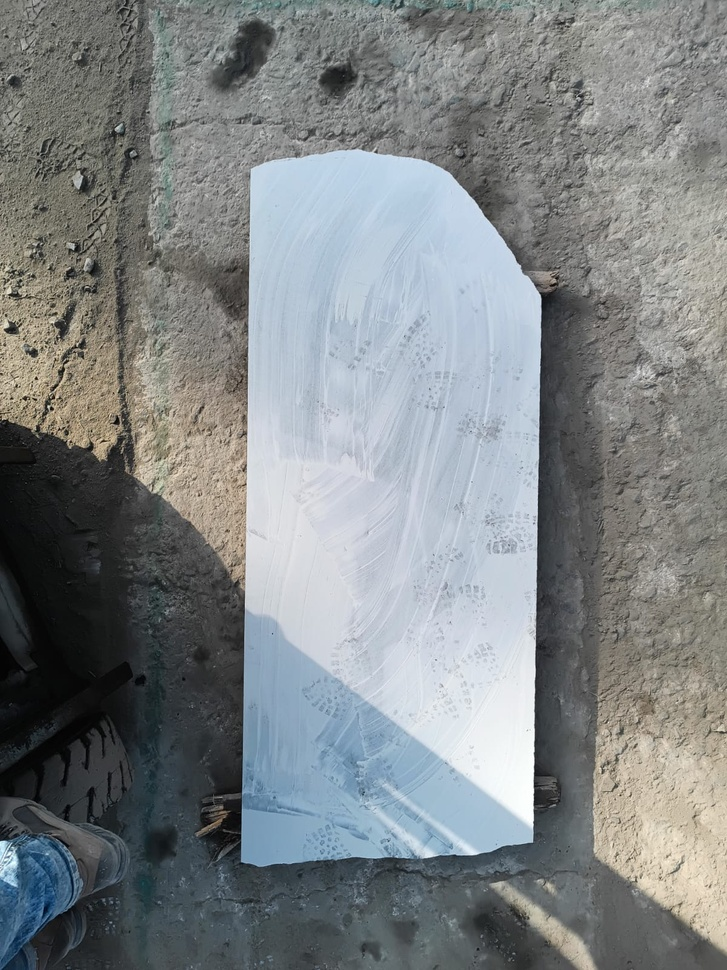
#> input picture ston34.jpg, 727 x 970 px, shrunk from 1200 x 1600 before the run
$ python -i contour_utils.py   (imports and definitions only)
#> lines starting #> are read from the running program, lines starting #| are printed output that depends on the picture; after the words box and inside, x2 and y2 are one past the last pixel; in counts of white or black regions, pixels touching at a corner belong together
#> further down, picture is the input picture: shape (970, 727, 3); mean B, G, R 133.6, 132.1, 127.3
import cv2
import numpy as np
from typing import List, Tuple, Optional

class ContourDetector:
    def __init__(self):
        self.min_contour_area = 1000  # Minimum area to consider a contour
        self.approximation_epsilon = 0.02  # Approximation accuracy for contour simplification

    def detect_slab_contour(self, image: np.ndarray) -> Optional[np.ndarray]:
        """
        Detect the main slab contour in the image.

        Args:
            image: Input image in BGR format

        Returns:
            Contour points as numpy array if found, None otherwise
        """
        # Convert to grayscale
        gray = cv2.cvtColor(image, cv2.COLOR_BGR2GRAY)
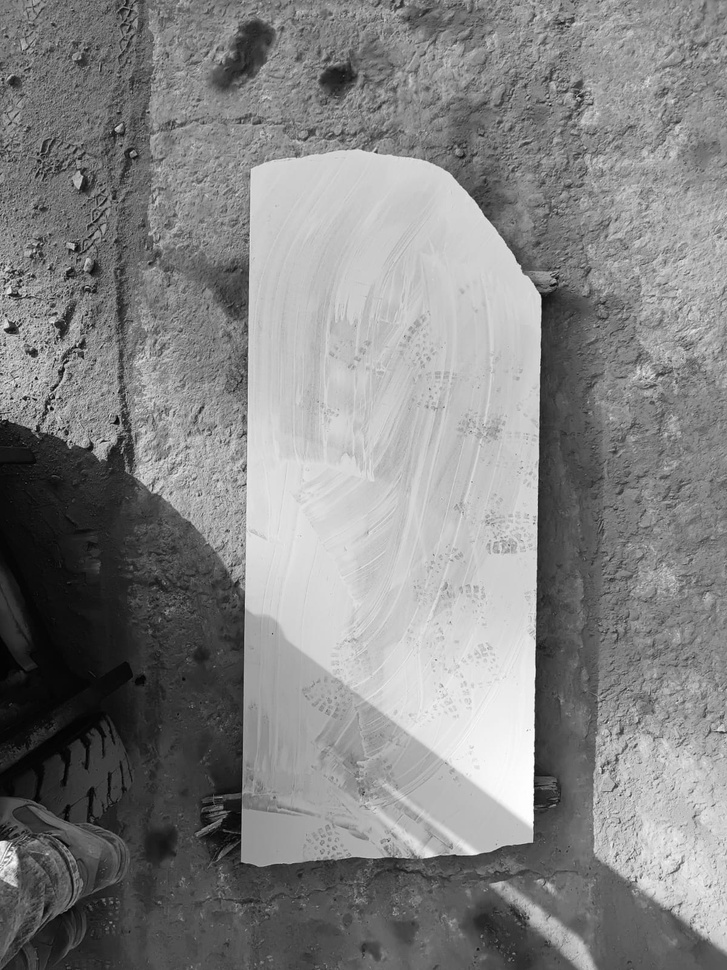
#> gray: shape (970, 727); min 0, max 255, mean 130.8

        # Apply Gaussian blur to reduce noise
        blurred = cv2.GaussianBlur(gray, (5, 5), 0)

        # Apply adaptive thresholding
        thresh = cv2.adaptiveThreshold(
            blurred, 255, cv2.ADAPTIVE_THRESH_GAUSSIAN_C,
            cv2.THRESH_BINARY_INV, 11, 2
        )
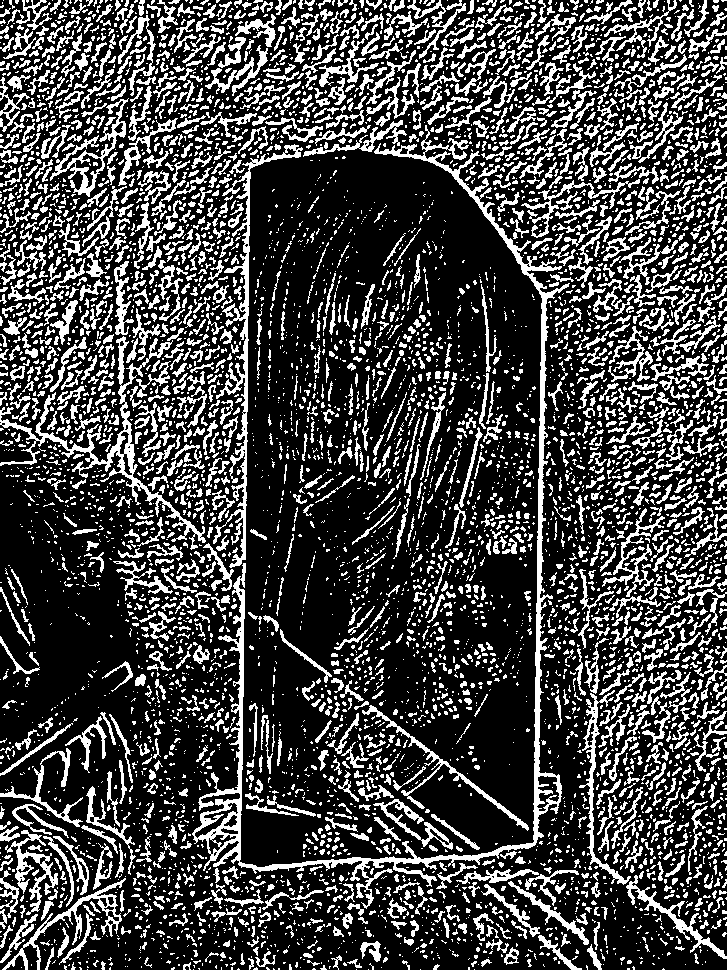
#> thresh: shape (970, 727); 26.7% white; 6347 white regions (4416 under 20 px)

        # Find contours
        contours, _ = cv2.findContours(
            thresh, cv2.RETR_EXTERNAL, cv2.CHAIN_APPROX_SIMPLE
        )
#> contours = 6344 contours, 5117 with area under 20; largest, box (x1, y1, x2, y2) and area: (192, 125, 570, 909) 9905, (0, 336, 206, 550) 2942, (213, 144, 303, 568) 2494, (50, 98, 129, 197) 1452, (2, 878, 126, 970) 1174

        if not contours:
            return None

        # Find the largest contour
        largest_contour = max(contours, key=cv2.contourArea)
#> largest_contour = contour of 2342 points, box (x1, y1, x2, y2) (192, 125, 570, 909), area 9905

        # Filter by minimum area
        if cv2.contourArea(largest_contour) < self.min_contour_area:
            return None

        # Approximate the contour to reduce points
        epsilon = self.approximation_epsilon * cv2.arcLength(largest_contour, True)
#> epsilon = 107.9
        approx_contour = cv2.approxPolyDP(largest_contour, epsilon, True)
#> approx_contour = [[426, 125], [534, 841], [240, 862], [245, 563], [192, 833], [366, 908], [561, 796], [569, 283]]

        return approx_contour

    # [101 lines left out: functions draw_contour, find_nearest_point, add_point_to_contour, remove_point_from_contour, move_point_in_contour, not called in this run]

>>> import cv2
>>> picture = cv2.imread('ston34.jpg')
>>> result = ContourDetector().detect_slab_contour(picture)
#> result has the same summary as approx_contour in detect_slab_contour

$ run again, on stone1.jpg
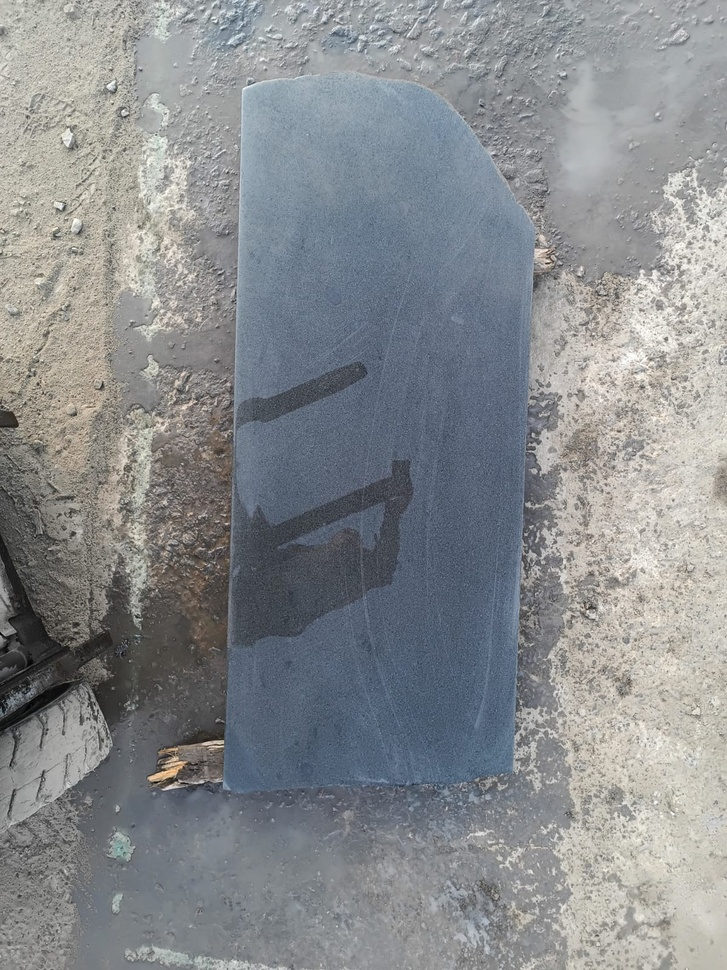
#> input picture stone1.jpg, 727 x 970 px, shrunk from 1200 x 1600 before the run
#> picture is the input picture: shape (970, 727, 3); mean B, G, R 142.1, 139.6, 136.5
#> in detect_slab_contour, `gray = cv2.cvtColor(image, cv2.COLOR_BGR2GRAY)`:
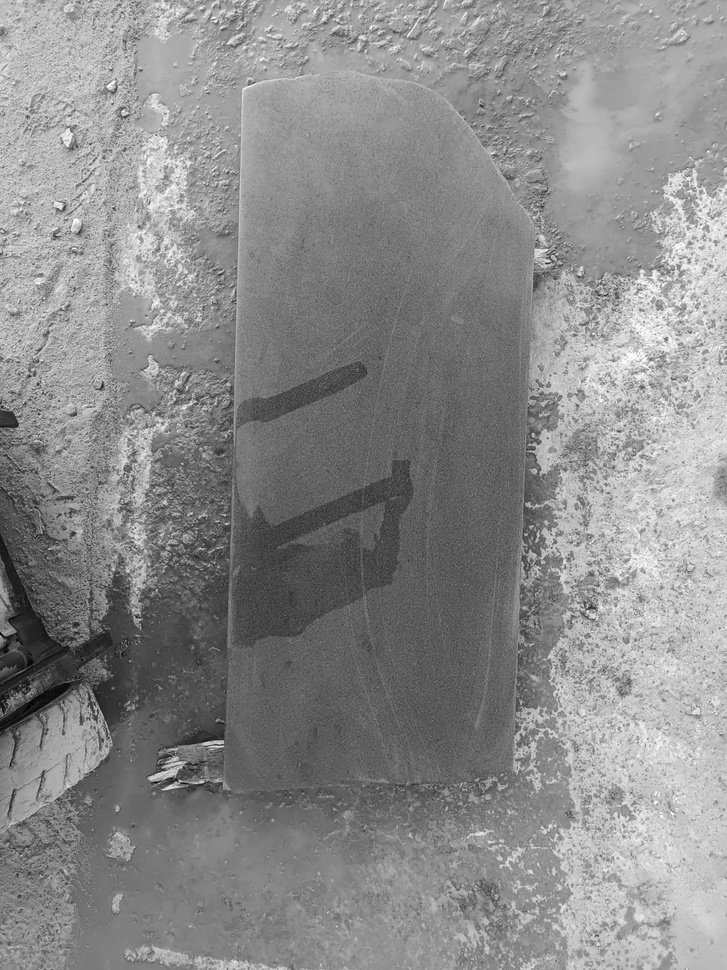
#> gray: shape (970, 727); min 0, max 255, mean 139
#> in detect_slab_contour, `thresh = cv2.adaptiveThreshold( blurred, 255, cv2.ADAPTIVE_THRESH_GAUS..`:
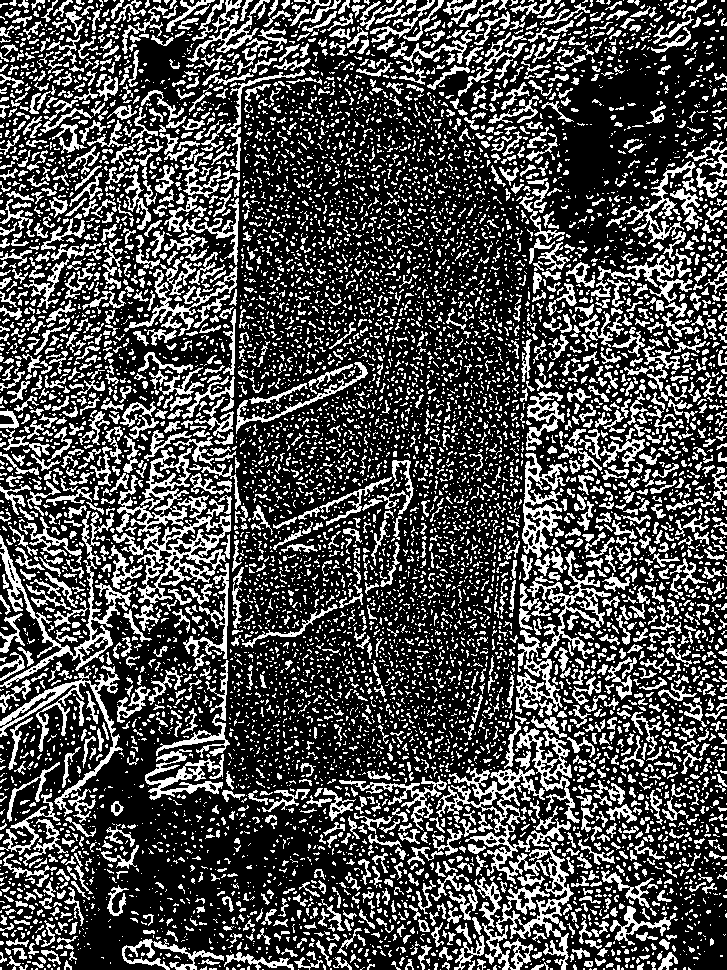
#> thresh: shape (970, 727); 30.1% white in thin lines or dots
#> contours = 8920 contours, 7743 with area under 20; largest, box (x1, y1, x2, y2) and area: (112, 446, 231, 604) 6371, (436, 767, 571, 884) 3138, (0, 535, 132, 688) 2297, (496, 848, 574, 970) 2098, (0, 665, 123, 817) 1972
#> largest_contour = contour of 1289 points, box (x1, y1, x2, y2) (112, 446, 231, 604), area 6371
#> epsilon = 49.19
#> approx_contour = [[192, 446], [120, 491], [139, 602], [225, 561], [208, 495], [146, 528]]
#> result has the same summary as approx_contour in detect_slab_contour

$ run again, on stone2.jpg
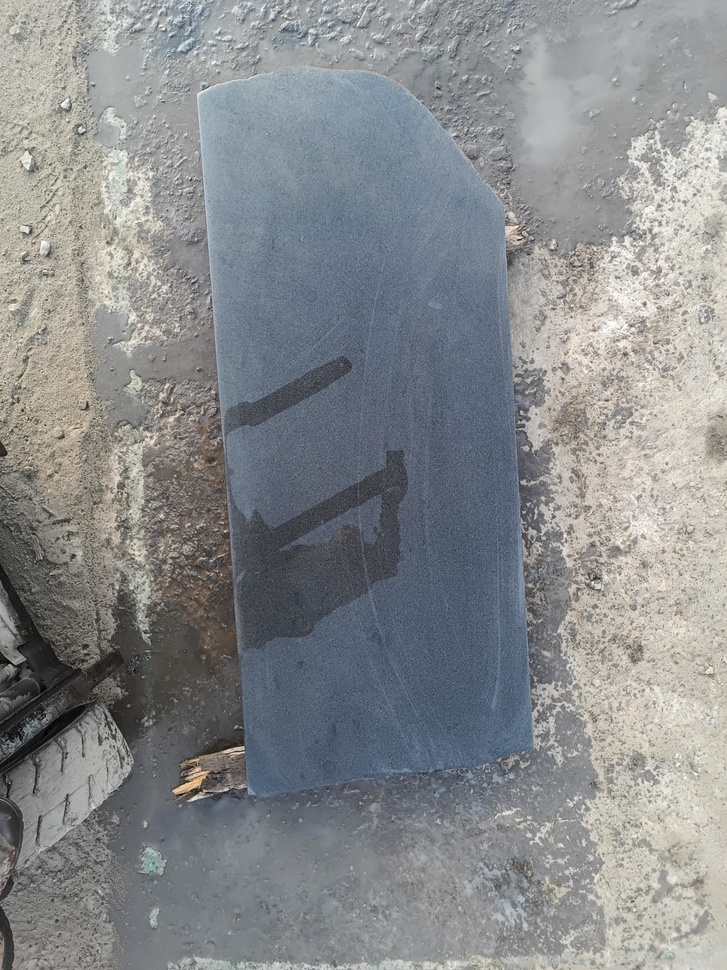
#> input picture stone2.jpg, 727 x 970 px, shrunk from 1200 x 1600 before the run
#> picture is the input picture: shape (970, 727, 3); mean B, G, R 140.4, 138.6, 136.2
#> in detect_slab_contour, `gray = cv2.cvtColor(image, cv2.COLOR_BGR2GRAY)`:
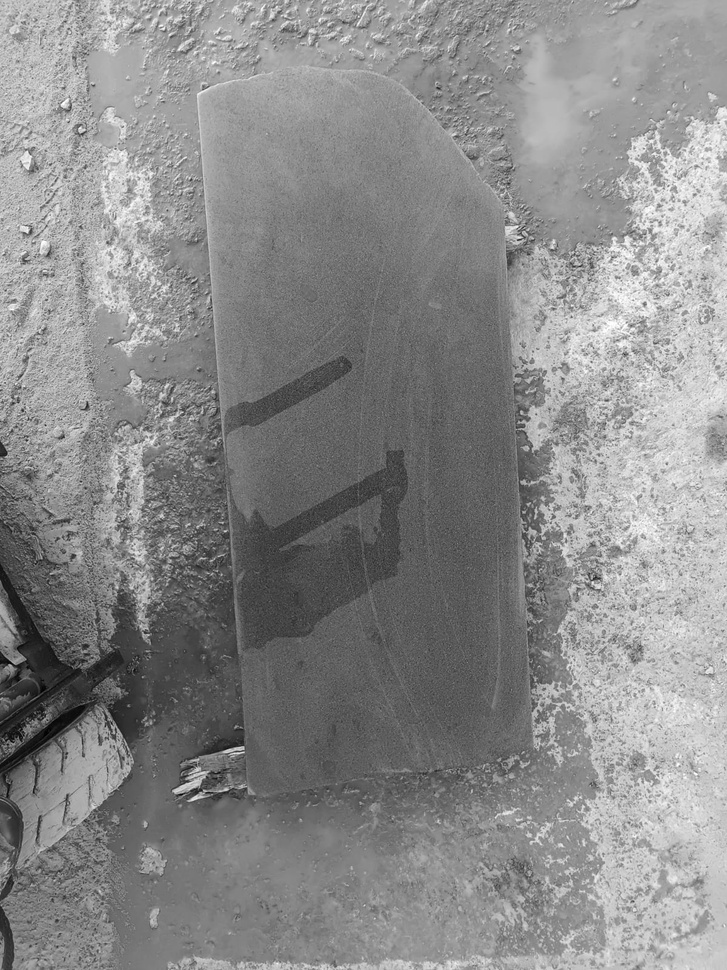
#> gray: shape (970, 727); min 0, max 255, mean 138.1
#> in detect_slab_contour, `thresh = cv2.adaptiveThreshold( blurred, 255, cv2.ADAPTIVE_THRESH_GAUS..`:
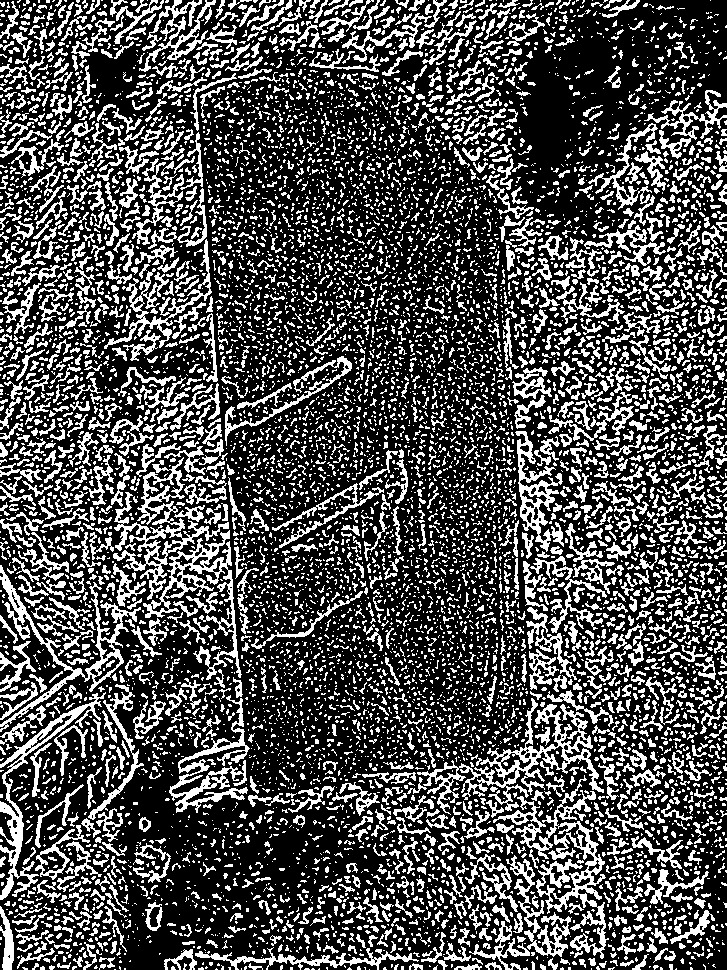
#> thresh: shape (970, 727); 30.5% white in thin lines or dots
#> contours = 8889 contours, 7723 with area under 20; largest, box (x1, y1, x2, y2) and area: (417, 698, 604, 815) 4074, (493, 775, 609, 959) 3847, (113, 457, 229, 600) 3376, (143, 530, 242, 680) 2870, (0, 565, 141, 732) 2628
#> largest_contour = contour of 1290 points, box (x1, y1, x2, y2) (417, 698, 604, 815), area 4074
#> epsilon = 47.76
#> approx_contour = [[583, 714], [417, 773], [603, 792]]

$ run again, on stone3.jpg
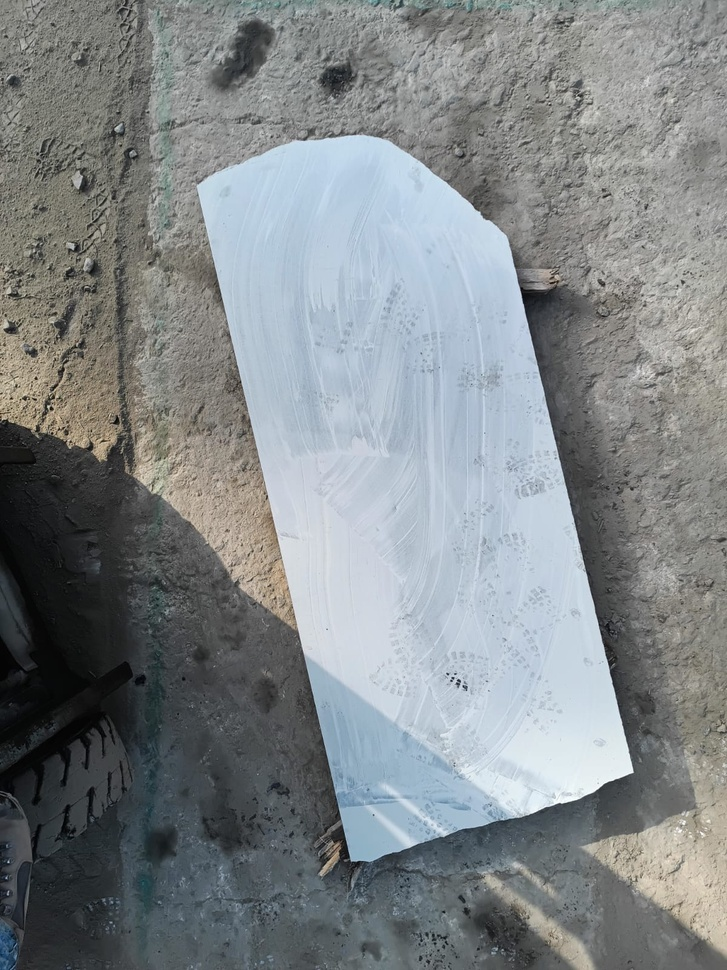
#> input picture stone3.jpg, 727 x 970 px, shrunk from 1200 x 1600 before the run
#> picture is the input picture: shape (970, 727, 3); mean B, G, R 136.6, 134.5, 129.2
#> in detect_slab_contour, `gray = cv2.cvtColor(image, cv2.COLOR_BGR2GRAY)`:
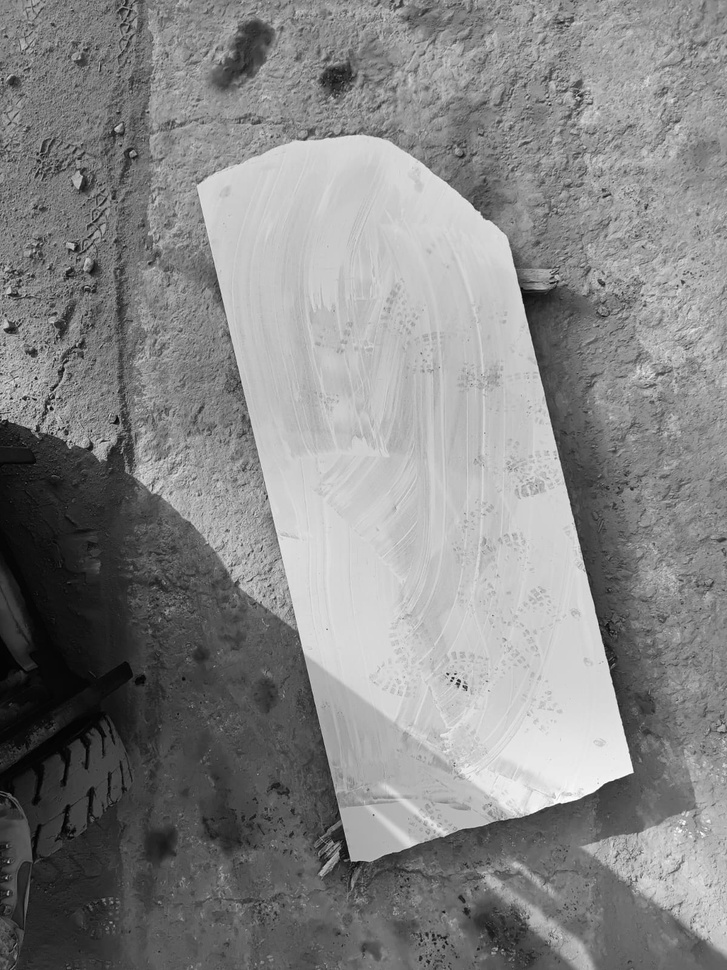
#> gray: shape (970, 727); min 0, max 254, mean 133.1
#> in detect_slab_contour, `thresh = cv2.adaptiveThreshold( blurred, 255, cv2.ADAPTIVE_THRESH_GAUS..`:
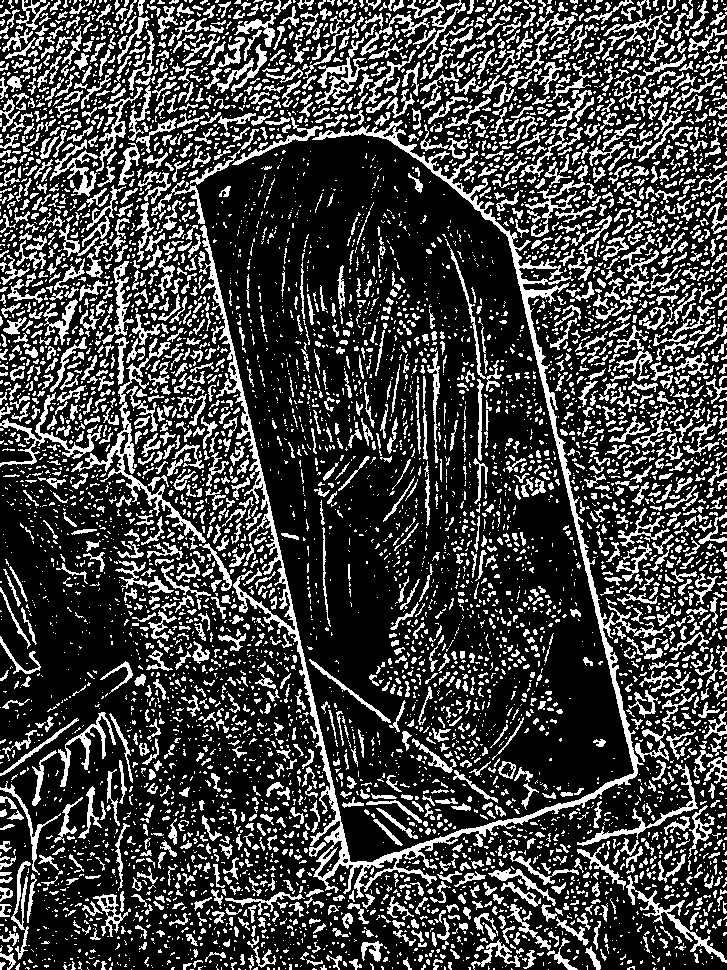
#> thresh: shape (970, 727); 26.2% white; 6752 white regions (4712 under 20 px)
#> contours = 6748 contours, 5468 with area under 20; largest, box (x1, y1, x2, y2) and area: (199, 120, 665, 898) 11644, (71, 338, 206, 543) 1806, (0, 392, 103, 467) 758, (315, 37, 368, 105) 736, (626, 875, 727, 963) 714
#> largest_contour = contour of 3701 points, box (x1, y1, x2, y2) (199, 120, 665, 898), area 11644
#> epsilon = 149
#> approx_contour = [[401, 120], [634, 772], [349, 860], [203, 225], [356, 897], [664, 628]]
#> result has the same summary as approx_contour in detect_slab_contour
